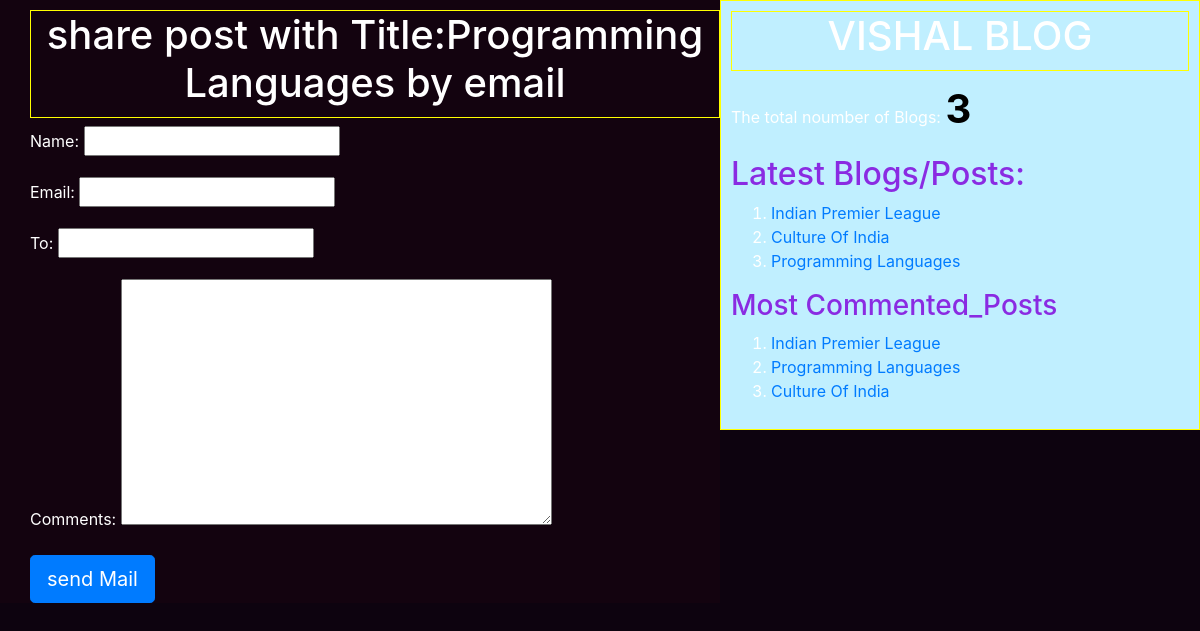
Page /6/share/ on the committed database.
### blogapp/models.py (models this page shows, shortened)
class Post(models.Model):
    STATUS_CHOICES=(('draft','Draft'),('publish','Publish'))
    title=models.CharField(max_length=50)
    slug=models.SlugField(max_length=50,unique_for_date='publish')
    author=models.ForeignKey(User,related_name='blog_posts',on_delete=models.CASCADE)
    body=models.TextField()
    publish=models.DateTimeField(default=timezone.now)
    created = models.DateTimeField(auto_now_add=True)
    updated = models.DateTimeField(auto_now=True)
    status=models.CharField(max_length=50,choices=STATUS_CHOICES,default='draft')
    objects=CustomManager()
    tags=TaggableManager()
    class Meta:
        ordering=('-publish',)
    def get_absolute_url(self):
        return reverse('post_detail',args=[self.publish.year,self.publish.strftime('%m'),self.publish.strftime('%d'),self.slug])

### blogapp/views.py (the view)
# urls.py: re_path(r'(?P<id>\d+)/share/$',views.mail_send_view),
def mail_send_view(request,id):
     post=get_object_or_404(Post,id=id,status='publish')
     sent=False
     if request.method =='POST':
          form=EmailSendForm(request.POST)
          if form.is_valid():
               cd=form.cleaned_data
               subject='{} ({}) recommended you to read"{}"'.format(cd['name'],cd['email'],post.title)
               post_url=request.build_absolute_uri(post.get_absolute_url())
               message='Read the Post at:\n{} \n\n {}\'s Comments:\n{}'.format(post_url,cd['name'],cd['comments'])
               send_mail(subject,message ,'vishalmadde131@gmail.com',[cd['to']])
               sent=True
     else:
          form=EmailSendForm()
     my_dict={'form':form,'post':post,'sent':sent}
     return render(request=request, template_name='blogapp/sharebymail.html', context=my_dict)

### blogapp/forms.py
class EmailSendForm(forms.Form):
    name=forms.CharField()
    email=forms.EmailField()
    to=forms.CharField()
    comments=forms.CharField(required=False,widget=forms.Textarea)

### blogapp/models.py (called while the page is built)
    def get_queryset(self):
        return super().get_queryset().filter(status='publish')

### blogapp/templatetags/blog_tags.py (called while the page is built)
@register.simple_tag(name='my_tag')
def total_posts():
    return Post.objects.count()

@register.inclusion_tag('blogapp/latest_posts.html')
def show_latest_posts():
    latest_posts=Post.objects.order_by('-publish')[:6]
    return {'latest_posts':latest_posts}

@register.simple_tag()
def get_post_commented_posts(count=3):
    return Post.objects.annotate(total_comments=Count('comments')).order_by('-total_comments')[:count]

### templates/blogapp/sharebymail.html (shortened to what this page needs)
<!DOCTYPE html>
{% extends 'blogapp/base.html' %}
{% block content_block %}
    {% if sent %}
        <h1>sent successfully</h1>
        <h2>Post with title:{{post.title}}shated by email</h2>
    {% else  %}
        <h1>share post with Title:{{post.title}} by email</h1>
        <form action="" method="post">
                {{form.as_p}}
            <input type="submit" name="" class="btn btn-primary btn-lg" value="send Mail">
        </form>
    {% endif %}
{% endblock content_block %}

### templates/blogapp/base.html (shortened to what this page needs)
<!DOCTYPE html>
{% load blog_tags %}
{% load static %}
<html>
<head>
<link rel="stylesheet" type="text/css" href="{% static "css/blogapp.css" %}">
<link rel="stylesheet" href="https://stackpath.bootstrapcdn.com/bootstrap/4.5.2/css/bootstrap.min.css" integrity="sha384-
JcKb8q3iqJ61gNV9KGb8thSsNjpSL0n8PARn9HuZOnIxN0hoP+VmmDGMN5t9UJ0Z">
</head>
<body class="first">
        <div class="content">
                {% block content_block %}
                {% endblock content_block %}
        </div>
        <div class="sidebar">
            <h1>VISHAL BLOG</h1>
            <p> The total noumber of Blogs: <span id="pcount">{% my_tag %}</span></p>
            <h2 style="color: blueviolet;">Latest Blogs/Posts:</h2>{% show_latest_posts %}
            <h3 style="color: blueviolet;">Most Commented_Posts</h3>
            {% get_post_commented_posts as m_c_p %}
            <ol>
                {% for post in m_c_p %}
                     <li><a href="{{ post.get_absolute_url }}">{{ post.title }}</a></li>
                {% endfor %}
            </ol>
        </div>
</body>
</html>

### templates/blogapp/latest_posts.html
<ol>
    {% for post in latest_posts %}
            <li><a href="{{ post.get_absolute_url }}">{{ post.title }}</a></li>
     {% endfor %}
</ol>

### static/css/blogapp.css (style rules this page uses)
.content { width:60%; float:left; padding:10px 0 0 30px; background:rgb(19, 3, 15); height:100% }
.sidebar { width:40%; float:right; padding:10px; background: rgb(192, 239, 255); height:100% text-align:center; border:1px solid yellow; padding-bottom:10px; }
h1 { text-align:center; border:1px solid yellow; padding-bottom:10px; }
.first { background:rgb(13, 3, 15); color:white; }
#pcount { color:black; font-size:40px; font-weight:bold; }

### rows in the picture
Post: title "Programming Languages"
Post: title "Indian Premier League"
Post: title "Culture Of India"
